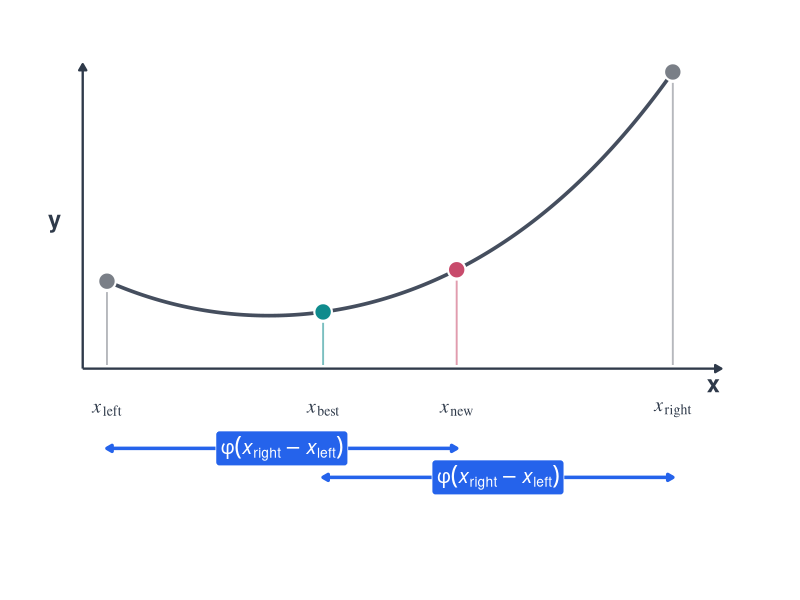

Write the R code that produced this figure.
# Used in: slides/03-univariate-optimization/slides-univariate-1-golden-ratio.tex
#
# Placement of x_best and x_new according to the golden section rule,
# overlaid on the objective function from the simple nesting procedure.

set.seed(1L)

library(data.table)
library(ggplot2)
library(grid)

phi = (sqrt(5) - 1) / 2

objective = function(x) {
  0.22 + 0.85 * (x - 0.48)^2 + 0.18 * (x - 0.48)^4 + 0.05 * (x - 0.48)
}

palette = list(
  paper = "#FFFFFF",
  ink = "#2F3A4A",
  curve = "#454E5E",
  boundary = "#7A7F87",
  best = "#0F8B8D",
  new = "#C84B6C",
  blue = "#2563EB"
)

x_left = 0.05
x_right = 1.45
a = x_right - x_left
x_best = x_left + (1 - phi) * a
x_new = x_left + phi * a

x_limits = c(-0.05, 1.60)
y_limits = c(-0.50, 1.32)
axis_y = 0
label_y = -0.17

curve_data = data.table(x = seq(x_left, x_right, length.out = 600L))
curve_data[, y := objective(x)]

key_xs = c(x_left, x_best, x_new, x_right)
key_colors = c(palette$boundary, palette$best, palette$new, palette$boundary)
key_labels = c("italic(x)[left]", "italic(x)[best]", "italic(x)[new]", "italic(x)[right]")
key_ys = objective(key_xs)

points_df = data.table(
  x = key_xs,
  y = key_ys,
  fill = key_colors,
  label = key_labels,
  stem_y = pmax(key_ys - 0.045, axis_y + 0.045)
)

y_b1 = -0.33
y_b2 = -0.45

p = ggplot(curve_data, aes(x = x, y = y)) +
  coord_cartesian(xlim = x_limits, ylim = y_limits, clip = "off") +
  theme_void(base_size = 22) +
  theme(
    plot.background = element_rect(fill = palette$paper, colour = NA),
    panel.background = element_rect(fill = palette$paper, colour = NA),
    plot.margin = margin(20, 24, 64, 24)
  ) +
  annotate(
    "segment",
    x = -0.01,
    xend = x_limits[2] - 0.03,
    y = axis_y,
    yend = axis_y,
    colour = palette$ink,
    linewidth = 0.8,
    arrow = arrow(length = unit(0.18, "cm"), type = "closed")
  ) +
  annotate(
    "segment",
    x = -0.01,
    xend = -0.01,
    y = axis_y,
    yend = y_limits[2] - 0.06,
    colour = palette$ink,
    linewidth = 0.8,
    arrow = arrow(length = unit(0.18, "cm"), type = "closed")
  ) +
  annotate(
    "text",
    x = x_limits[2] - 0.05,
    y = -0.06,
    label = "x",
    colour = palette$ink,
    fontface = "bold",
    size = 6
  ) +
  annotate(
    "text",
    x = -0.08,
    y = 0.62,
    label = "y",
    colour = palette$ink,
    fontface = "bold",
    size = 6
  ) +
  geom_line(colour = palette$curve, linewidth = 1.25, lineend = "round") +
  geom_segment(
    data = points_df,
    aes(x = x, xend = x, y = axis_y + 0.015, yend = stem_y, colour = fill),
    inherit.aes = FALSE,
    linewidth = 0.65,
    alpha = 0.55,
    show.legend = FALSE
  ) +
  geom_point(
    data = points_df,
    aes(x = x, y = y, fill = fill),
    inherit.aes = FALSE,
    shape = 21,
    size = 5.2,
    stroke = 1.1,
    colour = "white",
    show.legend = FALSE
  ) +
  geom_text(
    data = points_df,
    aes(x = x, y = label_y, label = label),
    inherit.aes = FALSE,
    parse = TRUE,
    size = 5.0,
    colour = palette$ink,
    family = "serif"
  ) +
  scale_fill_identity() +
  scale_colour_identity() +
  # b = phi * a: x_left to x_new
  annotate(
    "segment",
    x = x_left,
    xend = x_new,
    y = y_b1,
    yend = y_b1,
    colour = palette$blue,
    linewidth = 1.2,
    arrow = arrow(length = unit(0.15, "cm"), ends = "both", type = "closed")
  ) +
  annotate(
    "label",
    x = (x_left + x_new) / 2,
    y = y_b1,
    label = "phi * (italic(x)[right] - italic(x)[left])",
    parse = TRUE,
    fill = palette$blue,
    colour = "white",
    fontface = "bold",
    size = 5.0,
    label.padding = unit(0.20, "lines"),
    label.r = unit(0.15, "lines")
  ) +
  # b = phi * a: x_best to x_right
  annotate(
    "segment",
    x = x_best,
    xend = x_right,
    y = y_b2,
    yend = y_b2,
    colour = palette$blue,
    linewidth = 1.2,
    arrow = arrow(length = unit(0.15, "cm"), ends = "both", type = "closed")
  ) +
  annotate(
    "label",
    x = (x_best + x_right) / 2,
    y = y_b2,
    label = "phi * (italic(x)[right] - italic(x)[left])",
    parse = TRUE,
    fill = palette$blue,
    colour = "white",
    fontface = "bold",
    size = 5.0,
    label.padding = unit(0.20, "lines"),
    label.r = unit(0.15, "lines")
  )

dir.create("../figure", recursive = TRUE, showWarnings = FALSE)

ggsave(
  filename = "../figure/golden-section-placement.png",
  plot = p,
  width = 9.6,
  height = 5.8,
  dpi = 150,
  bg = palette$paper
)
